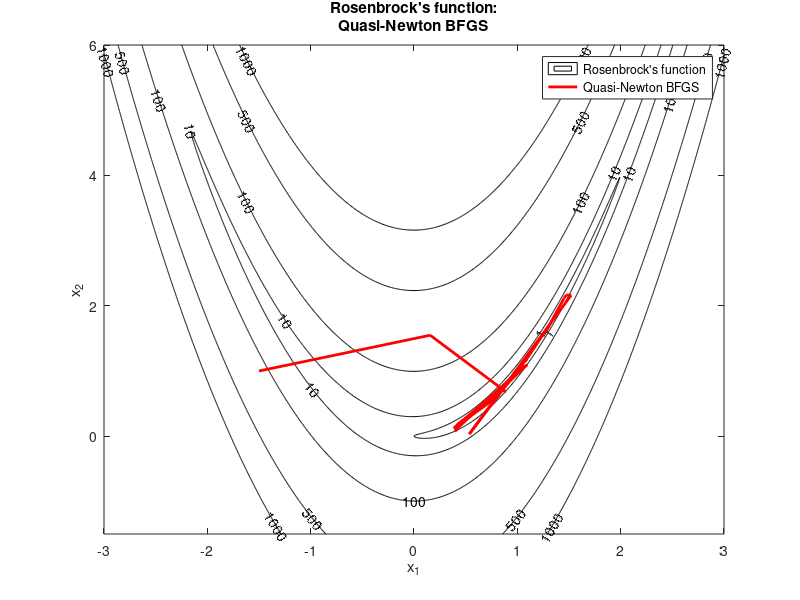

The MATLAB source for this figure:
% This program constructs a contour plot for HW2
clear; close all;

% get search pattern data
load Rosenbrock_search.mat
x1search = xsearch(1,:);
x2search = xsearch(2,:);

% design variables at mesh points
[x1,x2] = meshgrid(-3:0.01:3,-1.5:0.01:6);
 
% equations
f = 100*(x2 - x1.^2).^2 + (1 - x1).^2;

figure(1)
[C,h] = contour(x1,x2,f,[1,10,100,500,1000],'k-');
clabel(C,h,'Labelspacing',250);
title({'Rosenbrock''s function:';'Quasi-Newton BFGS'});
xlabel('x_1');
ylabel('x_2');
hold on;

plot(x1search,x2search,'r','LineWidth',2)

% show a legend
legend('Rosenbrock''s function','Quasi-Newton BFGS')
hold off;
